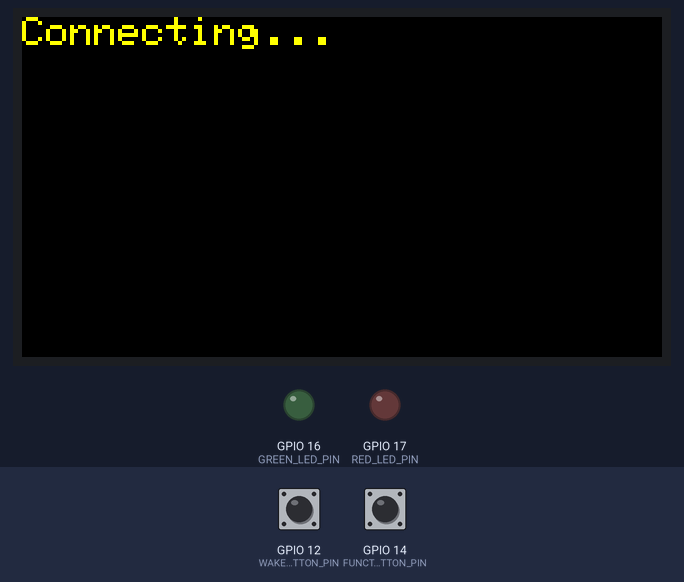
This sketch was run on a simulated ESP32. Shown: 320×170 colour display, output pins drawn as LEDs (lit = HIGH). Dashed ring = blinking. The test bench sets the inputs (shaded band); at power-on: GPIO 12 (WAKE_BUTTON_PIN) HIGH, GPIO 14 (FUNCTION_BUTTON_PIN) HIGH. WiFi joins after 1.5 s; servers stay silent unless stated; I2S audio is not simulated (input reads silence); uploads are accepted with an empty reply; what the sketch prints to the serial monitor is not drawn.

Above: at 1.4 s.
1.5 s: GPIO 12 (WAKE_BUTTON_PIN) pulled LOW for 3.2 s
At 5.6 s:
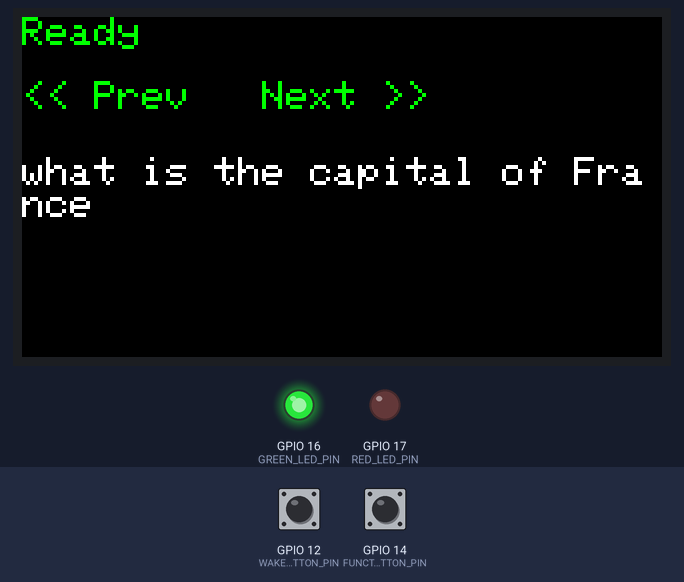
6.2 s: GPIO 12 (WAKE_BUTTON_PIN) pulled LOW for 0.15 s
At 7.5 s:
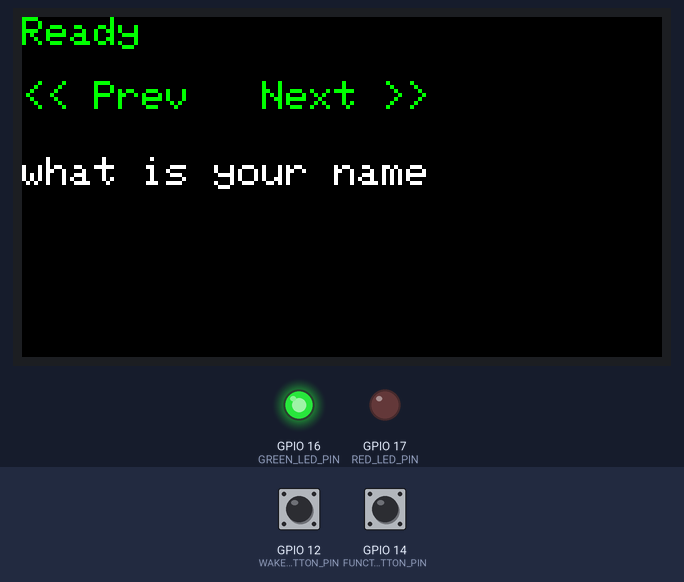
8.2 s: GPIO 12 (WAKE_BUTTON_PIN) pulled LOW for 1 s
At 9.7 s:
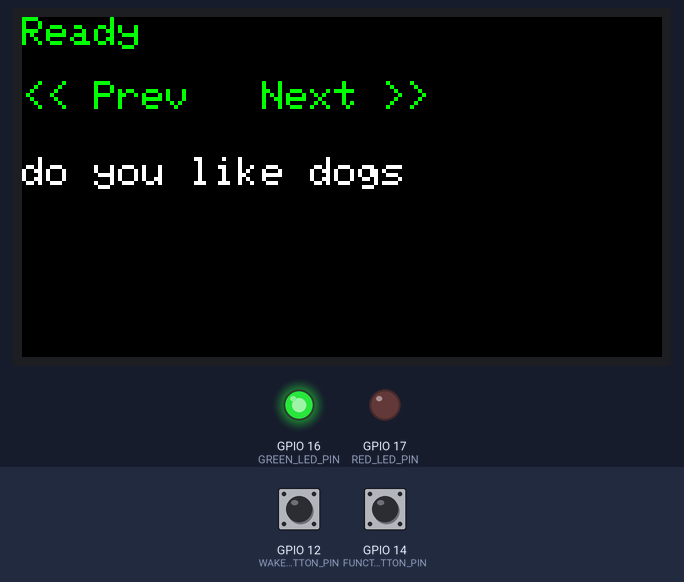
10.8 s: GPIO 12 (WAKE_BUTTON_PIN) pulled LOW for 0.15 s
At 12.2 s:
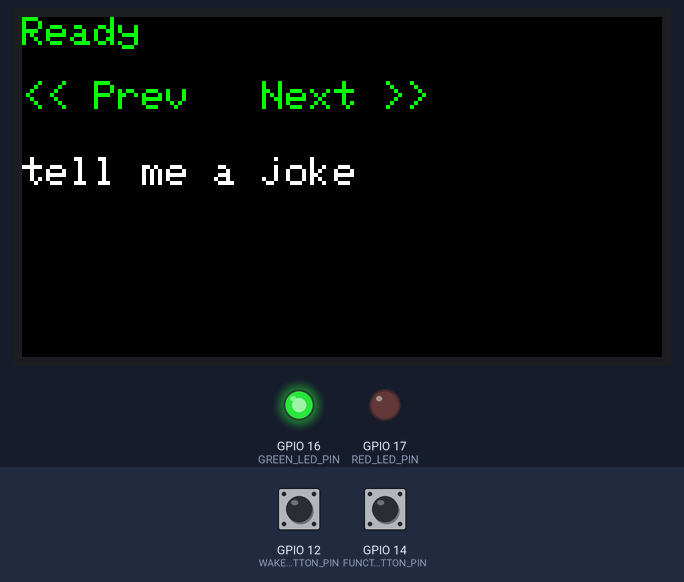
12.8 s: GPIO 14 (FUNCTION_BUTTON_PIN) pulled LOW for 0.15 s
At 13.21 s:
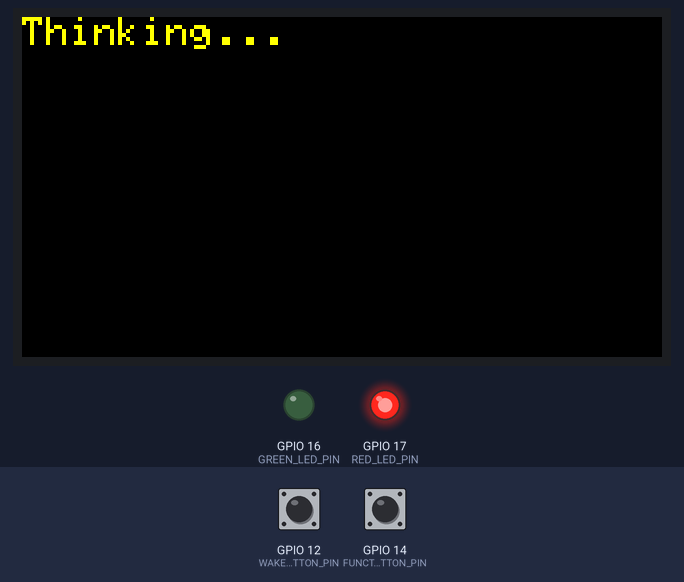
14.8 s: GPIO 14 (FUNCTION_BUTTON_PIN) pulled LOW for 1 s
At 15.49 s:
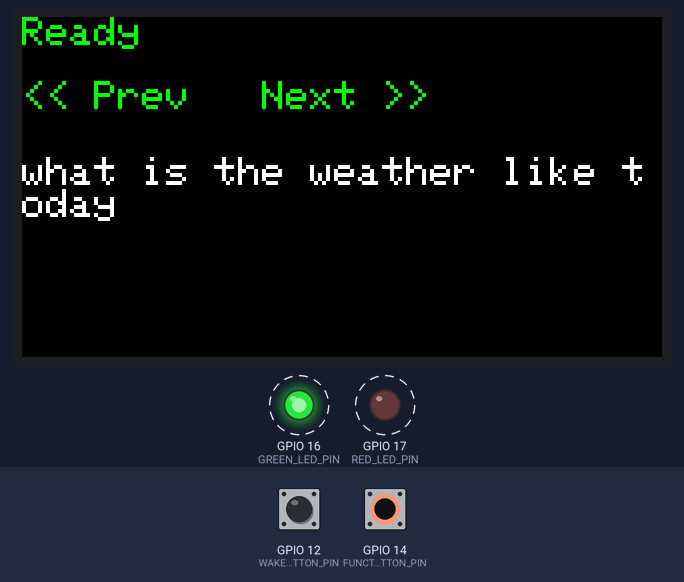
Timing chart, 0 to 17.8 s (numbered marks = the images above; inputs shaded):
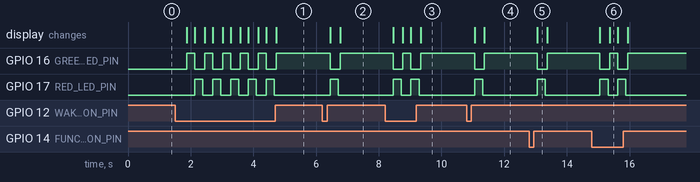

Measured:
- after the input at 1.5 s, GPIO 17 (RED_LED_PIN): alternates HIGH for 0.26 s and LOW for 0.31 s, 10 changes in all, then stays LOW, starting after 0.63 s; the display: first differs from a run without the input after 0.63 s (image 1 shows a later state)
- after the input at 6.2 s, GPIO 16 (GREEN_LED_PIN): HIGH → LOW after 0.26 s, → HIGH 0.31 s later; GPIO 17 (RED_LED_PIN): LOW → HIGH after 0.26 s, → LOW 0.26 s later; the display: first changes after 0.26 s (image 2 shows a later state)
- after the input at 8.2 s, GPIO 16 (GREEN_LED_PIN): alternates HIGH for 0.26 s and LOW for 0.31 s, 4 changes in all, then stays HIGH, starting after 0.26 s; GPIO 17 (RED_LED_PIN): alternates HIGH for 0.26 s and LOW for 0.31 s, 4 changes in all, then stays LOW, starting after 0.26 s; the display: first changes after 0.26 s (image 3 shows a later state)
- after the input at 10.8 s, GPIO 16 (GREEN_LED_PIN): HIGH → LOW after 0.26 s, → HIGH 0.31 s later; GPIO 17 (RED_LED_PIN): LOW → HIGH after 0.26 s, → LOW 0.26 s later; the display: first changes after 0.26 s (image 4 shows a later state)
- after the input at 12.8 s, GPIO 16 (GREEN_LED_PIN): HIGH → LOW after 0.26 s, → HIGH 0.31 s later; GPIO 17 (RED_LED_PIN): LOW → HIGH after 0.26 s, → LOW 0.26 s later; the display: changes after 0.26 s (image 5)
- after the input at 14.8 s, GPIO 16 (GREEN_LED_PIN): alternates HIGH for 0.26 s and LOW for 0.31 s, 4 changes in all, then stays HIGH, starting after 0.26 s; GPIO 17 (RED_LED_PIN): alternates HIGH for 0.26 s and LOW for 0.31 s, 4 changes in all, then stays LOW, starting after 0.26 s; the display: first changes after 0.26 s (image 6 shows a later state)
- by itself, GPIO 16 (GREEN_LED_PIN): alternates HIGH for 0.26 s and LOW for 0.31 s, 11 changes in all, then stays HIGH

The sketch:

esp32-voice-assistant-firmware.ino
```cpp
#include <Arduino.h>
#include <driver/i2s.h>
#include "driver/adc.h"
#include <WiFi.h>
#include <HTTPClient.h>
#include <WiFiManager.h>
#include <Adafruit_GFX.h>
#include <Adafruit_ST7789.h>

// --- Configuration ---
// I2S connections for MAX98357A amplifier
const int BCLK_PIN = 27;
const int LRC_PIN = 26;
const int DIN_PIN = 25;

// TFT Display pins (ST7789V)
// Reference the project_pinout.md for connections
// The following pins are for hardware SPI
#define TFT_CS   5
#define TFT_DC   2
#define TFT_RST  4
#define TFT_WIDTH  170  // Correct width for a 1.90" display
#define TFT_HEIGHT 320  // Correct height for a 1.90" display

// Button pins with internal pull-ups
const int WAKE_BUTTON_PIN = 12; // Now the "Next" button
const int FUNCTION_BUTTON_PIN = 14; // Now the "Previous" button

// LED pins
const int GREEN_LED_PIN = 16;
const int RED_LED_PIN = 17;

// --- Audio Configuration (Must match server settings) ---
const int SAMPLE_RATE = 16000;

// --- Server URL ---
// You will need to change this to your computer's IP address
const char* SERVER_URL = "http://192.168.2.10:5002/get_audio_response";

// --- Static Sentence Array ---
const char* sentences[] = {
  "temperature in amsterdam",
  "how are you",
  "your favorite color",
  "your favorite pokemon",
  "what is 2+2",
  "what is the capital of France",
  "what is your name",
  "what is the weather like today",
  "do you like dogs",
  "tell me a joke"
};
const int NUM_SENTENCES = 10;
int currentSentenceIndex = 0;

// --- State Machine ---
enum class AppState {
  INITIALIZING,
  CONNECTING_WIFI,
  READY,
  GETTING_RESPONSE,
  PLAYING_AUDIO, // This state is now managed within the loop()
  ERROR
};
AppState currentState = AppState::INITIALIZING;
AppState previousState = AppState::INITIALIZING;

// --- Global Objects ---
// Use the hardware SPI constructor with explicit pins
Adafruit_ST7789 tft = Adafruit_ST7789(TFT_CS, TFT_DC, TFT_RST);
HTTPClient http;
WiFiClient *audioStream = nullptr; // Global pointer to the audio stream

// --- Helper Functions ---
void setLEDs(bool red, bool green) {
  digitalWrite(RED_LED_PIN, red ? HIGH : LOW);
  digitalWrite(GREEN_LED_PIN, green ? HIGH : LOW);
}

void displayStatus(const char* message, uint16_t color = ST77XX_WHITE) {
  tft.fillScreen(ST77XX_BLACK);
  tft.setCursor(0, 0);
  tft.setTextSize(2);
  tft.setTextColor(color);
  tft.println(message);
}

void setupI2S() {
  i2s_config_t i2s_config = {
    .mode = (i2s_mode_t)(I2S_MODE_MASTER | I2S_MODE_TX), // Only TX (output) mode is needed now
    .sample_rate = SAMPLE_RATE,
    .bits_per_sample = I2S_BITS_PER_SAMPLE_16BIT,
    .channel_format = I2S_CHANNEL_FMT_ONLY_RIGHT, // Correctly set to MONO to match the server
    .communication_format = (i2s_comm_format_t)(I2S_COMM_FORMAT_STAND_I2S),
    .intr_alloc_flags = 0,
    .dma_buf_count = 8,
    .dma_buf_len = 64,
    .use_apll = false,
  };

  i2s_driver_install(I2S_NUM_0, &i2s_config, 0, nullptr);
  i2s_pin_config_t pin_config = {
    .bck_io_num = BCLK_PIN,
    .ws_io_num = LRC_PIN,
    .data_out_num = DIN_PIN,
    .data_in_num = I2S_PIN_NO_CHANGE // Not needed for TX mode
  };
  i2s_set_pin(I2S_NUM_0, &pin_config);
}

// Function to handle the HTTP request and return the audio stream
WiFiClient* getAudioStream(const char* prompt) {
  // Display "Thinking..." and turn on red LED while waiting
  displayStatus("Thinking...", ST77XX_YELLOW);
  setLEDs(true, false);

  // Use HTTPClient to send the request
  http.begin(SERVER_URL);
  http.addHeader("Content-Type", "application/json");
  http.setTimeout(30000);

  String jsonPayload = "{\"prompt\": \"" + String(prompt) + "\"}";
  Serial.print("Sending prompt: ");
  Serial.println(prompt);

  int httpResponseCode = http.POST(jsonPayload);

  if (httpResponseCode == HTTP_CODE_OK) {
    Serial.printf("[HTTP] POST success, code: %d\n", httpResponseCode);
    int payloadSize = http.getSize();
    Serial.printf("Payload size: %d\n", payloadSize);
    return http.getStreamPtr();
  } else {
    Serial.printf("[HTTP] POST failed, error: %s\n", http.errorToString(httpResponseCode).c_str());
    http.end();
    return nullptr;
  }
}

// --- Arduino Setup ---
void setup() {
  Serial.begin(115200);

  // Initialize LEDs
  pinMode(GREEN_LED_PIN, OUTPUT);
  pinMode(RED_LED_PIN, OUTPUT);
  setLEDs(false, false);

  // Initialize TFT
  // This will begin the hardware SPI connection
  SPI.begin();
  tft.init(TFT_WIDTH, TFT_HEIGHT);
  tft.setRotation(3); // Adjust rotation as needed
  tft.fillScreen(ST77XX_BLACK);

  // Initialize Buttons
  pinMode(WAKE_BUTTON_PIN, INPUT_PULLUP);
  pinMode(FUNCTION_BUTTON_PIN, INPUT_PULLUP);

  // State: Initializing
  displayStatus("Initializing...", ST77XX_WHITE);
  currentState = AppState::CONNECTING_WIFI;
}

// --- Arduino Main Loop ---
void loop() {
  if (currentState != previousState) {
    // Only update the display when the state changes
    switch (currentState) {
      case AppState::CONNECTING_WIFI:
        displayStatus("Connecting...", ST77XX_YELLOW);
        break;
      case AppState::READY:
        displayStatus("Ready\n\n<< Prev   Next >>\n\n", ST77XX_GREEN);
        tft.setCursor(0, 70);
        tft.setTextSize(2);
        tft.setTextColor(ST77XX_WHITE);
        tft.println(sentences[currentSentenceIndex]);
        setLEDs(false, true); // Green LED on
        break;
      case AppState::GETTING_RESPONSE:
        // This state is now handled inside the loop()
        break;
      case AppState::PLAYING_AUDIO:
        displayStatus("Speaking...", ST77XX_CYAN); // This is the fix to show "Speaking"
        break;
      case AppState::ERROR:
        displayStatus("Error!", ST77XX_RED);
        setLEDs(true, false);
        break;
      default:
        break;
    }
    previousState = currentState;
  }

  // Handle state transitions and actions in the main loop
  switch (currentState) {
    case AppState::CONNECTING_WIFI:
      {
        WiFiManager wifiManager;
        wifiManager.autoConnect("ESP32-Assistant");

        if (WiFi.status() == WL_CONNECTED) {
          Serial.println("\nWiFi connected.");
          Serial.print("IP Address: ");
          Serial.println(WiFi.localIP());
          setupI2S();
          currentState = AppState::READY;
        } else {
          delay(1000);
        }
      }
      break;

    case AppState::READY:
      if (digitalRead(WAKE_BUTTON_PIN) == LOW) { // Next button
        delay(200); // Debounce
        currentSentenceIndex = (currentSentenceIndex + 1) % NUM_SENTENCES;
        currentState = AppState::GETTING_RESPONSE;
      }

      if (digitalRead(FUNCTION_BUTTON_PIN) == LOW) { // Previous button
        delay(200); // Debounce
        currentSentenceIndex = (currentSentenceIndex - 1 + NUM_SENTENCES) % NUM_SENTENCES;
        currentState = AppState::GETTING_RESPONSE;
      }
      break;

    case AppState::GETTING_RESPONSE:
      // Initiate the request and get the stream
      audioStream = getAudioStream(sentences[currentSentenceIndex]);
      if (audioStream != nullptr) {
        // Transition to playing state only if the stream is successfully started
        currentState = AppState::PLAYING_AUDIO;
      } else {
        currentState = AppState::ERROR;
      }
      break;

    case AppState::PLAYING_AUDIO:
    {
      // Blinking red LED and solid green LED logic
      static unsigned long lastBlink = 0;
      const unsigned long blinkInterval = 500; // 0.5 seconds
      if (millis() - lastBlink > blinkInterval) {
        digitalWrite(RED_LED_PIN, !digitalRead(RED_LED_PIN)); // Toggle red LED
        digitalWrite(GREEN_LED_PIN, HIGH); // Green LED is solid
        lastBlink = millis();
      }

      // Check for available data and process it
      int read_bytes = 0;
      if (audioStream->available()) {
        uint8_t buffer[1024];
        read_bytes = audioStream->readBytes(buffer, sizeof(buffer));
        if (read_bytes > 0) {
          size_t bytes_written;
          i2s_write(I2S_NUM_0, buffer, read_bytes, &bytes_written, portMAX_DELAY);
        }
      }

      // Check if playback is finished. This condition is now more robust.
      // The process is complete when the stream is no longer connected.
      if (!audioStream->connected()) {
        Serial.println("Audio playback complete. Closing stream.");
        http.end();
        i2s_zero_dma_buffer(I2S_NUM_0);
        setLEDs(false, false);
        currentState = AppState::READY;
      }
      break;
    }

    case AppState::ERROR:
      delay(5000); // Stay in error state for 5 seconds
      currentState = AppState::READY;
      break;

    case AppState::INITIALIZING:
      // Handled in setup
      break;
  }
}
```
